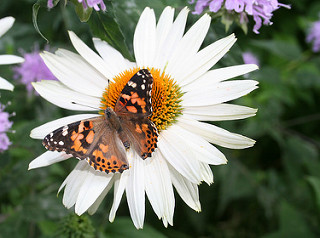
#> input picture 机器学习基础-机器学习/实验报告&源代码/实验4/flower_classification/flower/test/flower1.jpg, 320 x 238 px
$ python resize.py
#> lines starting #> are read from the running program, lines starting #| are printed output that depends on the picture
import os
import matplotlib.pyplot as plt
from PIL import Image
import os.path


def convertjpg(jpgfile, outdir, width=150, height=150):  # 将图片缩小到（150，150）的大小
#> called with jpgfile = 'flower/test/flower1.jpg', outdir = 'flower/newtest/', width = 150, height = 150
    img = Image.open(jpgfile)
#> img is the input picture: PIL image 320x238 RGB; mean R, G, B 119.4, 124.2, 106.3
    try:
        new_img = img.resize((width, height), Image.BILINEAR)
        new_img.save(os.path.join(outdir, os.path.basename(jpgfile)))
    except Exception as e:
        print(e)


jpgfile1 = 'flower/test/flower1.jpg'  # 读取原图像
jpgfile2 = 'flower/test/flower2.jpg'  # 读取原图像
jpgfile3 = 'flower/test/flower3.jpg'  # 读取原图像
jpgfile4 = 'flower/test/flower4.jpg'  # 读取原图像
jpgfile5 = 'flower/test/flower5.jpg'  # 读取原图像
convertjpg(jpgfile1, "flower/newtest/")  # 图像大小改变到（150,150）
convertjpg(jpgfile2, "flower/newtest/")  # 图像大小改变到（150,150）
#> call 2 of convertjpg, with jpgfile = 'flower/test/flower2.jpg', outdir = 'flower/newtest/', width = 150, height = 150
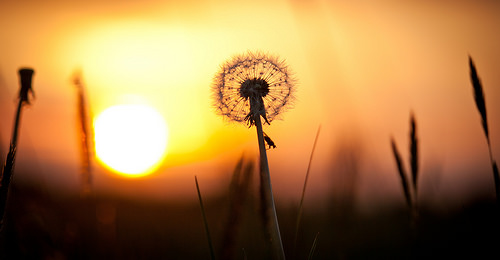
#> input picture 机器学习基础-机器学习/实验报告&源代码/实验4/flower_classification/flower/test/flower2.jpg, 500 x 260 px
#> in convertjpg, img is the input picture: PIL image 500x260 RGB; mean R, G, B 167.8, 123.5, 70.1
#> in convertjpg (call 2), `new_img = img.resize((width, height), Image.BILINEAR)`:
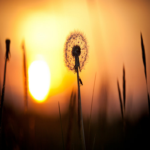
#> new_img: PIL image 150x150 RGB; mean R, G, B 167.8, 123.5, 70.1
convertjpg(jpgfile3, "flower/newtest/")  # 图像大小改变到（150,150）
#> call 3 of convertjpg, with jpgfile = 'flower/test/flower3.jpg', outdir = 'flower/newtest/', width = 150, height = 150
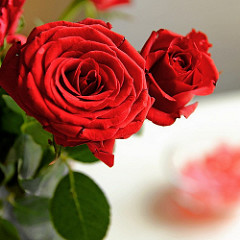
#> input picture 机器学习基础-机器学习/实验报告&源代码/实验4/flower_classification/flower/test/flower3.jpg, 240 x 240 px
#> in convertjpg, img is the input picture: PIL image 240x240 RGB; mean R, G, B 162.4, 101.5, 85.8
convertjpg(jpgfile4, "flower/newtest/")  # 图像大小改变到（150,150）
#> call 4 of convertjpg, with jpgfile = 'flower/test/flower4.jpg', outdir = 'flower/newtest/', width = 150, height = 150
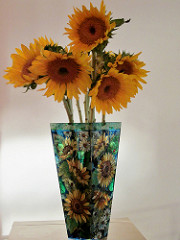
#> input picture 机器学习基础-机器学习/实验报告&源代码/实验4/flower_classification/flower/test/flower4.jpg, 180 x 240 px
#> in convertjpg, img is the input picture: PIL image 180x240 RGB; mean R, G, B 167.8, 151.1, 128.7
#> in convertjpg (call 4), `new_img = img.resize((width, height), Image.BILINEAR)`:
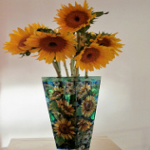
#> new_img: PIL image 150x150 RGB; mean R, G, B 167.8, 151.1, 128.8
convertjpg(jpgfile5, "flower/newtest/")  # 图像大小改变到（150,150）
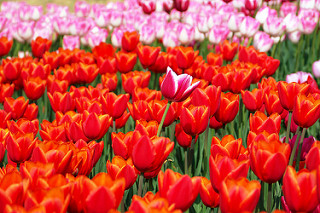
#> input picture 机器学习基础-机器学习/实验报告&源代码/实验4/flower_classification/flower/test/flower5.jpg, 320 x 213 px
#> in convertjpg, img is the input picture: PIL image 320x213 RGB; mean R, G, B 201.9, 72.7, 62
#> in convertjpg (call 5), `new_img = img.resize((width, height), Image.BILINEAR)`:
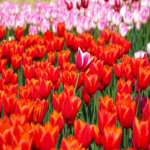
#> new_img: PIL image 150x150 RGB; mean R, G, B 201.9, 72.7, 62

print("Success")
# img_scale = plt.imread('flower/newtest/flower2.jpg')
# plt.imshow(img_scale)  # 显示改变图像大小后的图片确实变到了（150,150）大小
# plt.show()
